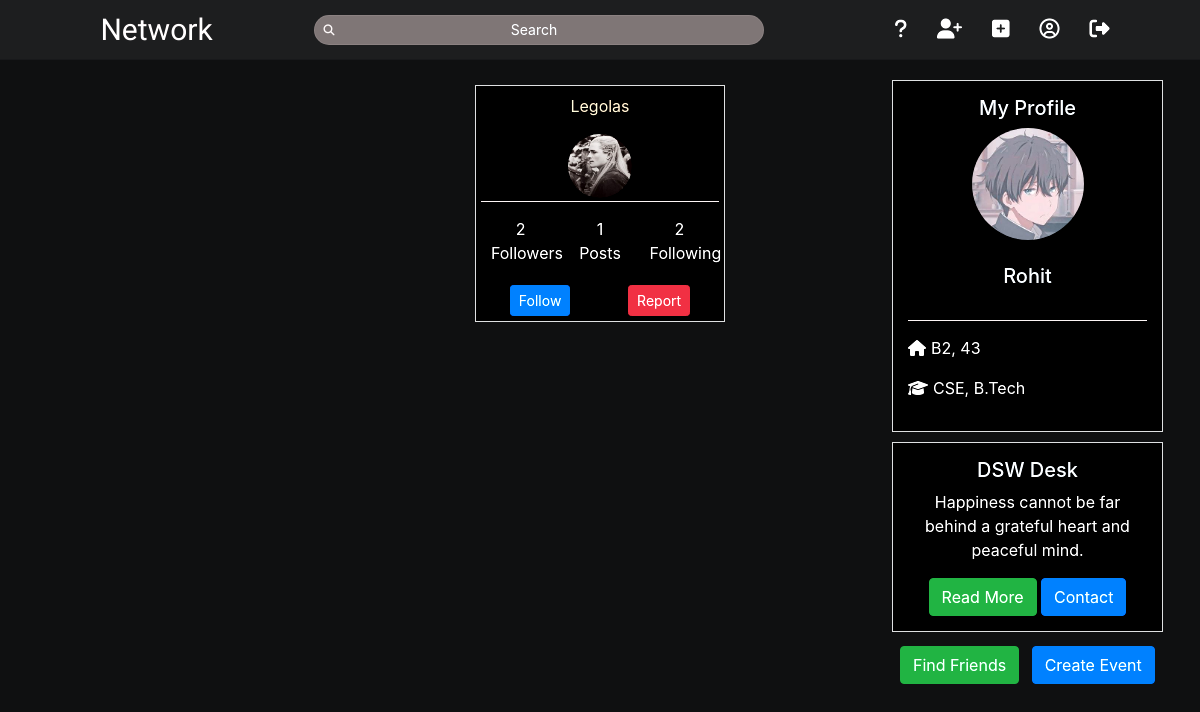
/find_friends/ (signed in), run on the app's committed database.
### users/models.py (models this page shows, shortened)
class Profile(models.Model):
    user = models.OneToOneField(User, on_delete=models.CASCADE)
    image = models.ImageField(default='default.jpg', upload_to='profile_pics')
    bio = models.TextField(default="No Bio")
    room = models.IntegerField(default=43)
    block = models.CharField(default="B2", max_length=100)
    programme = models.CharField(default='B.Tech', max_length=15)
    branch = models.CharField(default='CSE', max_length=15)
    face = models.ImageField(blank=True, upload_to='faces')
    face_encode = encrypt(models.TextField(blank=True))
    two_factor = models.BooleanField(default=False)
    following = models.ManyToManyField(
        User, related_name='following')
    follow_request = models.ManyToManyField(
        User, related_name='requests')
    dob = models.DateField(blank=True, null=True)

### users/views.py (the view)
def findFriend(request):
    profiles = Profile.objects.all()
    g = profileGraph(profiles)
    g.profiles_data()
    place = None
    x = request.user.profile.id
    for i in range(len(g.V)):
        if g.V[i].profile.id == x:
            place = i
            break
    print(place)
    for lst in g.AdjList:
        for v in lst:
            print(v.profile.user.id, end=' ')
        print()
    temp = list()
    bfs(g, place, temp)
    for v in g.V:
        print(v.profile.user.username, v.distance)
    result = list()
    lst = list()
    request_lst = list()
    for vertex in temp:
        if vertex.parent is None:
            pass
        else:
            if vertex.distance <= 1:
                lst.append(vertex.profile.id)
            elif vertex.profile.follow_request.filter(id=request.user.id).exists():
                request_lst.append(vertex.profile.id)
            else:
                result.append(vertex.profile)
            print(vertex.profile.user.username,
                  vertex.parent.profile.user.username, vertex.distance)
    context = {
        't': result,
        'lst': lst,
        'request_lst': request_lst
    }
    for profile in result:
        print(profile.user.username)
    return render(request, 'users/findFriends.html', context)

### users/views.py (called while the page is built)
def bfs(g, source, temp):
    g.V[source].distance = 0
    g.V[source].color = 'GRAY'
    queue = list()
    queue.append(g.V[source])
    while len(queue) > 0:
        u = queue.pop(0)
        for v in g.AdjList[u.index]:
            if v.color == 'WHITE':
                v.color = 'GRAY'
                v.parent = u
                v.distance = u.distance + 1
                queue.append(v)
        u.color = 'BLACK'
        temp.append(u)

    def profiles_data(self):
        for v in self.V:
            print(v.profile.user.id)

### users/templates/users/findFriends.html (shortened to what this page needs)
{% extends "blog/base.html" %}
{% block content %}
  <div class="suggestions">
    {% for profile in t %}
    <div class="suggest profile-card">
        <div class="profile-meta suggest-meta">
          <a href="{% url 'profile-page' profile.id %}" style="text-decoration: none; color: blanchedalmond;"><p>{{ profile.user.username }}</p></a>
          <img class="rounded-circle article-img" src="{{ profile.image.url }}">
        </div>
        <div style="display: flex; flex-direction: row; justify-content: space-around;">
          <div style="text-align: center; width: 25%;">
            <p class="mt-0 mb-0">{{ profile.following.count }}</p>
            <p>Followers</p>
          </div>
          <div style="text-align: center; width: 25%;">
            <p class="mt-0 mb-0">{{ profile.user.posts.count }}</p>
            <p>Posts</p>
          </div>
          <div style="text-align: center; width: 25%;">
            <p class="mt-0 mb-0 ">{{ profile.user.following.count }}</p>
           <p>Following</p>
          </div>
        </div>
        <div  style="display: flex; flex-direction: row; justify-content: space-around;">
          <form action="{% url 'follow' profile.pk %}" method="POST" class="mt-1 follow-form" id="{{ profile.id }}">
                <button type="submit" class="btn btn-primary btn-sm follow-btn{{ profile.id }}" name="profile_id" value="{{ profile.id }}">Follow</button>
          </form>
          <form class="mt-1">
            <button class="btn btn-danger btn-sm">Report</button>
          </form>
        </div>
      </div>
    {% endfor %}
  </div>
{% endblock content %}

### blog/templates/blog/base.html (shortened to what this page needs)
{% load static %}
{% load crispy_forms_tags %}
<!DOCTYPE html>
<html lang="en">
<head>
    <link rel="stylesheet" href="https://stackpath.bootstrapcdn.com/bootstrap/4.3.1/css/bootstrap.min.css">
    <link rel="stylesheet" type ="text/css" href="{% static 'blog/main.css' %}">
</head>
<body>
    <header class="site-header">
      <div class="navigation navbar navbar-dark">
        <div class="logo">
          <a class="no-underline" href="/">
            Network
          </a>
        </div>
        <form method="GET" action="{% url 'search' %}">
          <div class="navigation-search-container">
            <i class="fa fa-search"></i>
            <input class="search-field" type="search" name="search" placeholder="Search">
          </div>
        </form>
        <div class="navigation-icons">
          {% if user.is_authenticated %}
          <a class="navigation-link notifica web" href="{% url 'quesans:clist' %}">
            <i class="fas fa-question" style="color: #ffffff; font-size: 20px;">
            </i>
          </a>
          <a class="navigation-link web" href="{% url 'suggestions' %}"><i class="fas fa-user-plus" style="color: #ffffff; font-size: 20px"></i></a>
          <a class="navigation-link web" href="{% url 'post-create' %}"><i class="fas fa-plus-square" style="color: #ffffff; font-size: 20px"></i></a>
          <a href="{% url 'profile' %}" class="navigation-link">
            <i class="far fa-user-circle" style="color: #ffffff; font-size: 20px"></i>
          </a>
          <a href="{% url 'logout' %}" id="signout" class="navigation-link">
            <i class="fas fa-sign-out-alt" style="color: #ffffff; font-size: 20px"></i>
          </a>
          {% else %}
          <a class="navigation-link" href="{% url 'login' %}"><i class="fas fa-sign-in-alt" style="color: #ffffff; font-size: 20px"></i></a>
          <a class="navigation-link" href="{% url 'register' %}"><i class="fas fa-id-badge" style="color: #ffffff; "></i></a>
          {% endif %}
        </div>
      </div>
    </header>
    <main role="main" class="container">
        <div class="row">
          <div class="col-md-3 web cent">
          </div>
          <div class="col-md-6 mobile-no-pad cent">
            {% block content %}{% endblock %}
          </div>
          <div class="col-md-3 web cent" width="100%">
            {% if user.is_authenticated %}
            <div class="profile-card">
              <div class="profile-meta">
                <h5>My Profile</h5>
                <img class="rounded-circle article-img-alt" src="{{ user.profile.image.url }}">
                <br>
                <br>
                <a href="{% url 'profile' %}" ><h5>{{ user.username }}</h5></a>
                <br>
              </div>
              <p> <i class="fas fa-home" style="color: #ffffff; margin-right: 5px;"></i>{{  user.profile.block }}, {{ user.profile.room }}</p>
              <p><i class="fa fa-graduation-cap" style="color: #ffffff; margin-right: 5px;" aria-hidden="true"></i>{{ user.profile.branch }}, {{ user.profile.programme }}</p>
            </div>
            {% endif %}
            <div class="dsw">
              <h5>DSW Desk</h5>
              <p>Happiness cannot be far behind a grateful heart and peaceful mind.</p>
              <button class="btn btn-success">Read More</button>
              <button class="btn btn-primary">Contact</button>
            </div>
            <button class="btn btn-success mt-1 ml-2"><a href="{% url 'find-friend' %}" style="text-decoration: none; color: azure;">Find Friends</a></button>
            <button class="btn btn-primary mt-1 ml-2"><a href="{% url 'create-event' %}" style="text-decoration: none; color: white;">Create Event</a></button>
          </div>
        </div>
      </main>
      <br>
      <br>
      <br>
</body>
</html>

### blog/static/blog/main.css (style rules this page uses)
body { background: rgb(44, 43, 43); color: #fff; margin-top: 5rem; }
h1, h2, h3, h4, h5, h6 { color: aliceblue; }
.article-img { height: 5rem; width: 5rem; margin-right: 16px; }

### blog/templates/blog/base.html (style rules this page uses)
body { background: rgb(44, 43, 43); color: #fff; margin-top: 5rem; height: 100vh; }
html { filter: brightness(105%) contrast(110%); }
body { background: #18191A; color: #fff; box-sizing: border-box; }
.article-img { height: 4rem; width: 4rem; margin-right: 16px; }
.suggestions { display: flex; flex-direction: row; width: auto; flex-wrap:wrap; -webkit-box-align: center; align-items: center; -webkit-box-pack: center; justify-content: center; }
.navigation { background-color: #212121; height: 60px; position: fixed; width: 100%; top: 0; left: 0; border-bottom: 1px solid rgba(0, 0, 0, 0.0975); display: flex; align-items: center; justify-content: space-around; padding: 0px 50px; box-sizing: border-box; z-index: 2; transition: all 0.4s ease-in-out; -webkit-transition: all 0.4s ease-in-out; -moz-transition: all 0.4s ease-in-out; }
.navigation .logo a { position: relative; color: #f1ebeb; font-size: 30px; font-family: "Roboto", sans-serif; text-decoration: none; font-family: 'Dancing Script', cursive; }
.navigation-search-container { position: relative; }
.navigation-search-container input { background-color: #797171; padding: 3px 20px; padding-left: 25px; height: 30px; width: 450px; box-sizing: border-box; border: 1px solid rgba(235, 225, 225, 0.098); border-radius: 30px; font-size: 14px; color: white; }
.navigation-search-container .fa-search { position: absolute; top: 10px; left: 10px; font-size: 11px; color: rgba(252, 248, 248, 0.856); }
.navigation-icons { display: flex; }
.navigation-search-container input::placeholder { text-align: center; }
.navigation-icons a { text-decoration: none; }
.navigation-link i { margin-left: 30px; color: black; text-decoration: none; font-size: 22px; }
.navbar { padding-right: 2.5rem; }
::placeholder { color: #eff2f5; }
.col, .col-1, .col-10, .col-11, .col-12, .col-2, .col-3, .col-4, .col-5, .col-6, .col-7, .col-8, .col-9, .col-auto, .col-lg, .col-lg-1, .col-lg-10, .col-lg-11, .col-lg-12, .col-lg-2, .col-lg-3, .col-lg-4, .col-lg-5, .col-lg-6, .col-lg-7, .col-lg-8, .col-lg-9, .col-lg-auto, .col-md, .col-md-1, .col-md-10, .col-md-11, .col-md-12, .col-md-2, .col-md-3, .col-md-4, .col-md-5, .col-md-6, .col-md-7, .col-md-8, .col-md-9, .col-md-auto, .col-sm, .col-sm-1, .col-sm-10, .col-sm-11, .col-sm-12, .col-sm-2, .col-sm-3, .col-sm-4, .col-sm-5, .col-sm-6, .col-sm-7, .col-sm-8, .col-sm-9, .col-sm-auto, .col-xl, .col-xl-1, .col-xl-10, .col-xl-11, .col-xl-12, .col-xl-2, .col-xl-3, .col-xl-4, .col-xl-5, .col-xl-6, .col-xl-7, .col-xl-8, .col-xl-9, .col-xl-auto { position: relative; width: 100%; padding-right: 7px; padding-left: 7px; }
.article-img-alt { height: 7rem; width: 7rem; }
.profile-card { border: 1px solid rgb(204, 206, 207); padding: 15px; background-color: black; }
.profile-meta { text-align: center; border-bottom: 0.5px solid rgb(230, 224, 224); margin-bottom: 15px; }
.dsw { border: 1px solid rgb(204, 206, 207); background-color: black; padding: 15px; margin-bottom: 10px; margin-top: 10px; text-align: center; }
.suggest { display: inline-block; padding: 5px; margin: 5px; width: 250px; }
.suggest-meta { padding: 3px; text-align: center; }
.suggest-meta img { margin-left: auto; margin-right: auto; display: block; }
.navbar { background-color: #242526; }
a { text-decoration: none !important; }
.cent { overflow: auto; height: 87vh; -webkit-overflow-scrolling: touch; -ms-overflow-style: none; }

### data on the page
Profile: user.username "Legolas", image (picture), following.count "2", user.posts.count "1", user.following.count "2"

### other printed values
{{ user.username }} "Rohit"
{{ user.profile.block }} "B2"
{{ user.profile.room }} "43"
{{ user.profile.branch }} "CSE"
{{ user.profile.programme }} "B.Tech"
